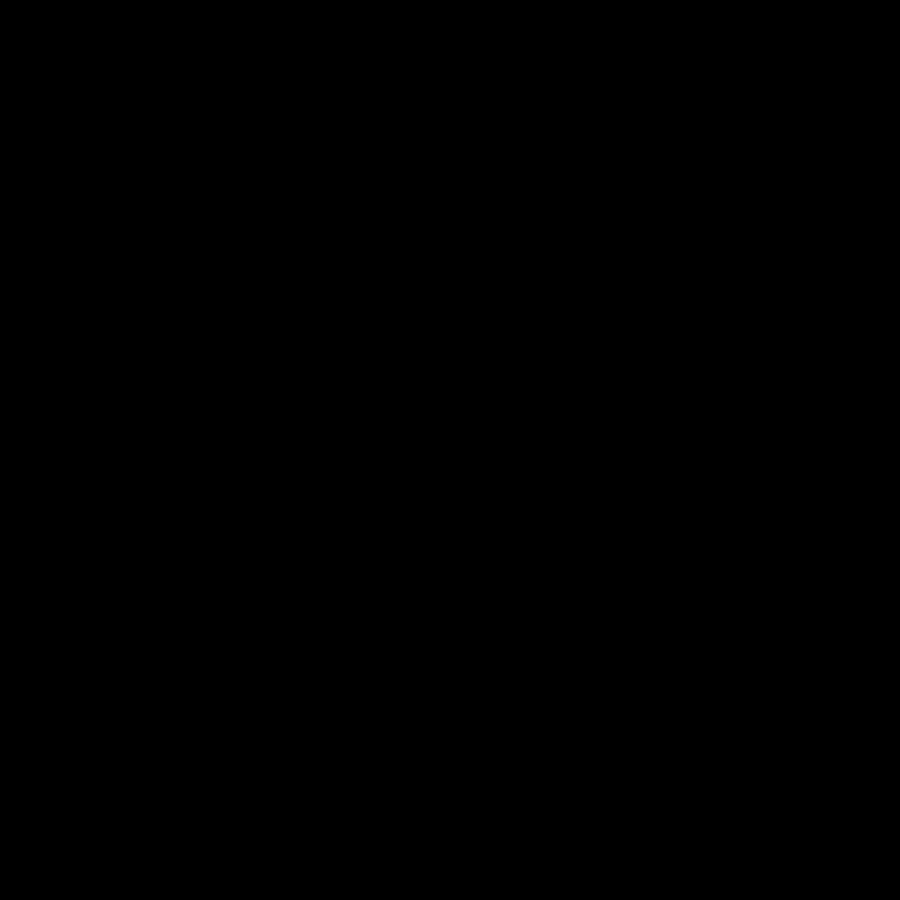
Frame 1 (no input)
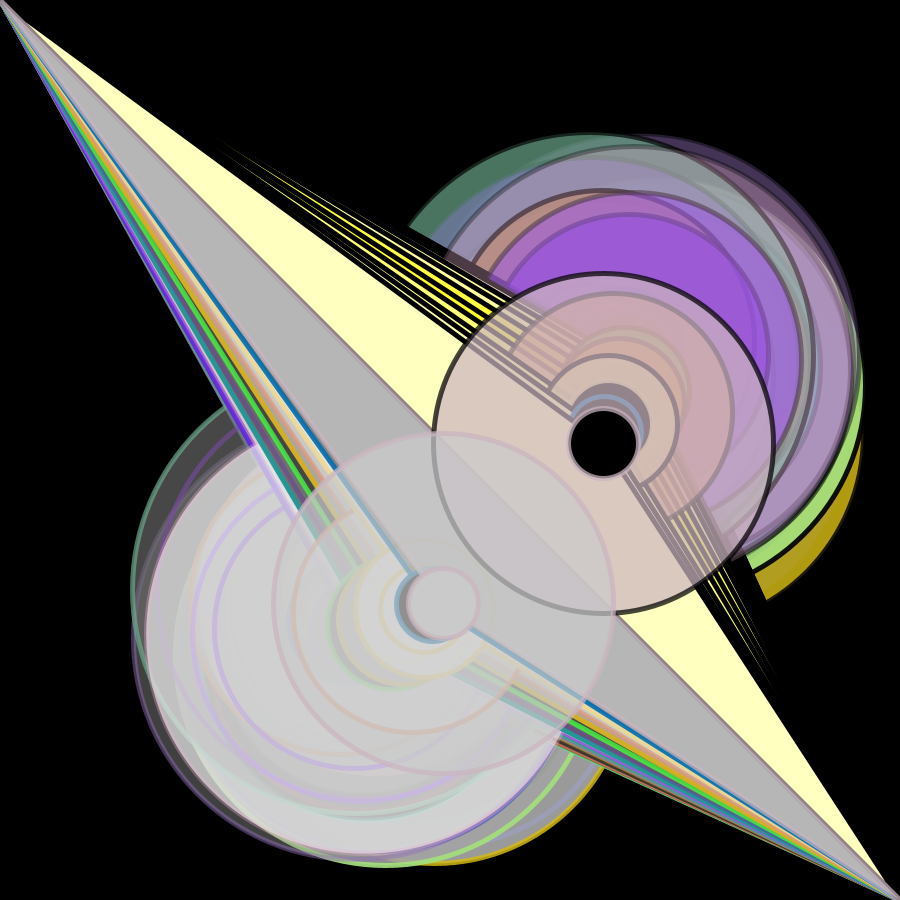
Frame 60 (the mouse pressed at the canvas centre just before this capture)
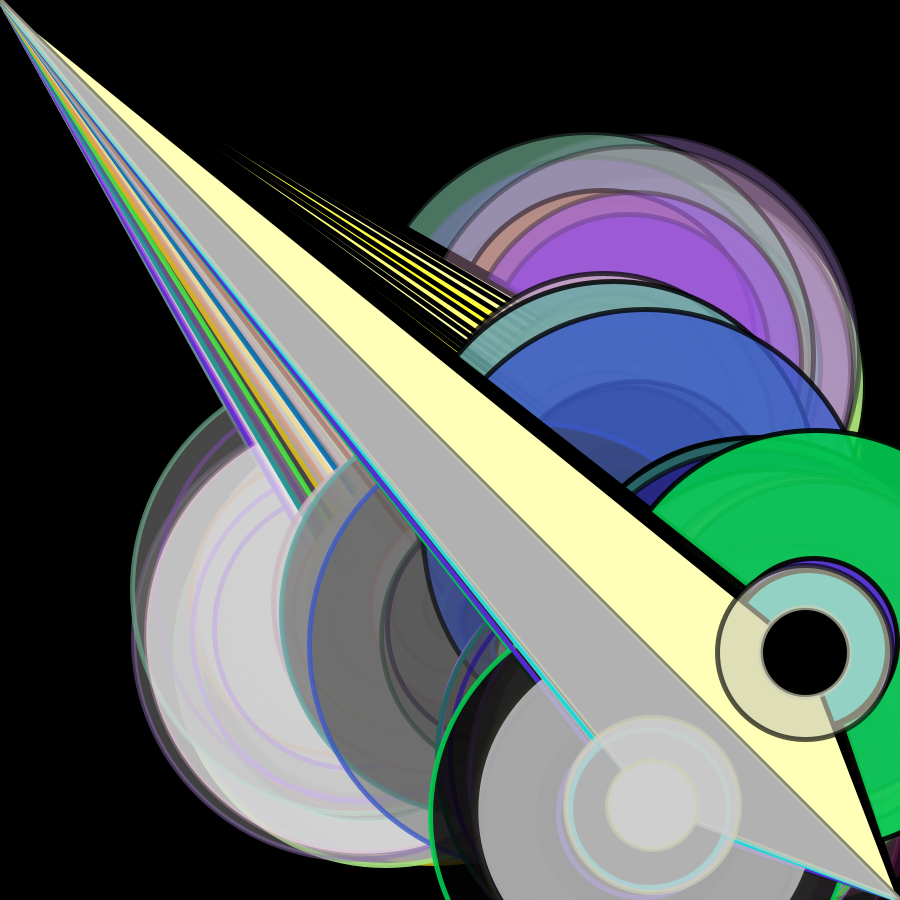
Frame 120 (the mouse held since frame 60 and released just before this capture)

The Processing sketch that drew these frames (run headless with seeded random() and noise(); from frame 60 on, the mouse is pressed at the canvas centre):

// Processing sketch: Coloreye3noise
// ── Coloreye3noise.pde
    float r;
    float g;
    float b;
    float a;
    float diam;
    float x;
    float y;
    float a2;
    float b2;
    float c;
    float d;
    float e;
    float f;
    float j;
    float i;
    float maus = mouseX;
    float maus2 = mouseY;
    float p;
    
float xnoise = 0;
float ynoise = 100;
    
    void setup() {
     size(900,900);
     smooth();
     background(0);
     frameRate(30);
}
    void draw() {
      triangles ();
      antitriangles();
      bubbles ();
      antibubbles();
      pupil();
      pupil2();
      
      
     // Fill all variables with random values
     r = random(255);
     g = random(255);
     b = random(255);
     a = random(255);
     j = random(600);
     i = random(900);
     diam = random(10,450);
     x = noise(xnoise, ynoise)*(random(width*1.2,width));
     y = noise(ynoise, xnoise)*(random(height*1.2,height));
     a2 = random(10,width + 50);
     b2 = random(10,height + 50);
     c = random(10,width + 50);
     c = random(10,height + 50);
     e = random(10,width + 50);
     f = random(10,height + 50);
     p = random(60,90);
}     
     // Use values to draw an ellipse
void bubbles() {
     stroke(0,a);
     fill(r,g,b,a);
     ellipse(x,y,diam,diam);
    
     
      xnoise=xnoise+.009;
      ynoise=ynoise+.009;
    
}    

void pupil() {
  fill(0);
  ellipse(x,y,p,p);
}

void pupil2() {
  fill(r);
  ellipse(y,x,p,p);
}

void antibubbles() {
     stroke(r,g,b,a);
     fill(r,g);
     ellipse(y,x,diam,diam);
    
     
      xnoise=xnoise+.0009;
      ynoise=ynoise+.0009;
    
}    

void triangles() {     
     stroke(0);
     strokeWeight(5);
     fill(x,x,b);
     triangle(0,0,x,y,900,900);
}


void antitriangles() {     
     stroke(r,g,b,a);
     strokeWeight(5);
     fill(r,g);
     triangle(900,900,y,x,0,0);
}
